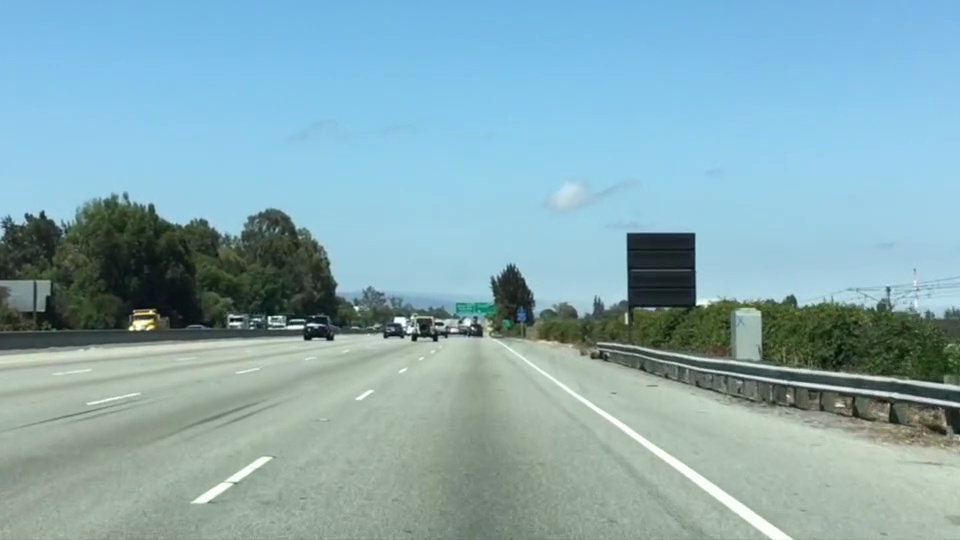
#> input picture images/test.jpg, 960 x 540 px
$ jupyter execute L4_ColorSelection.ipynb
#> lines starting #> are read from the running program, lines starting #| are printed output that depends on the picture; after the words box and inside, x2 and y2 are one past the last pixel; in counts of white or black regions, pixels touching at a corner belong together
# **Lesson4: Computer Vision Fundamentals**
## Color Selection
To get the white lane line I make the threshold array. The value of pixel which is less than the threshold will be rewrited to "0". So it will be turned to black color.

[cell 1]
import matplotlib.pyplot as plt
import matplotlib.image as mpimg
import numpy as np
import cv2

[cell 2]
img = mpimg.imread('images/test.jpg')
#> img is the input picture: shape (540, 960, 3); mean R, G, B 135.5, 171.1, 179.2
plt.imshow(img)
print("type: {}\ndimensions: {}".format(type(img), img.shape))
#| type: <class 'numpy.ndarray'>
#| dimensions: (540, 960, 3)

[cell 3]
ysize = img.shape[0]
#> ysize = 540
xsize = img.shape[1]
#> xsize = 960

color_select = np.copy(img)

[cell 4]
red_threshold = 200
green_threshold = 200
blue_threshold = 200
rgb_threshold = [red_threshold, green_threshold, blue_threshold]

[cell 5]
# Bit operation => the output value is 0 or 1.
color_thresholds = (img[:,:,0] < rgb_threshold[0]) \
                    | (img[:,:,1] < rgb_threshold[1]) \
                    | (img[:,:,2] < rgb_threshold[2])
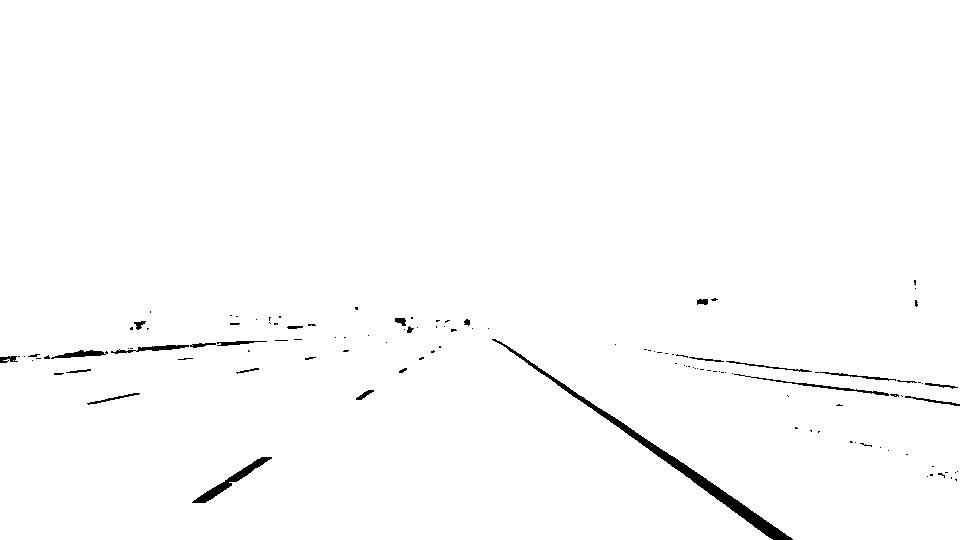
#> color_thresholds: shape (540, 960) bool; 98.9% white; 121 black regions (95 under 20 px), largest, box (x1, y1, x2, y2) and area: (492, 339, 793, 540) 2493, (192, 457, 272, 503) 624, (734, 374, 889, 396) 302

color_select[color_thresholds] = [0,0,0]

plt.imshow(color_select)
plt.show()

## Region Masking

[cell 6]
left_bottom = [0, ysize]
#> left_bottom = [0, 540]
right_bottom = [xsize, ysize]
#> right_bottom = [960, 540]
apex = [xsize/2, ysize*3/5]
#> apex = [480, 324]

fit_left = np.polyfit((left_bottom[0], apex[0]), (left_bottom[1], apex[1]), 1)
#> fit_left = [-0.45, 540]
fit_right = np.polyfit((right_bottom[0], apex[0]), (right_bottom[1], apex[1]), 1)
#> fit_right = [0.45, 108]
fit_bottom = np.polyfit((left_bottom[0], right_bottom[0]),(left_bottom[1], right_bottom[1]), 1)
#> fit_bottom = [-1.93e-16, 540]

[cell 7]
XX, YY = np.meshgrid(np.arange(0, xsize), np.arange(0, ysize))
region_thresholds = (YY > (XX*fit_left[0] + fit_left[1])) \
                    & (YY > (XX*fit_right[0] +fit_right[1])) \
                    & (YY < (XX*fit_bottom[0] + fit_bottom[1]))
color_select[region_thresholds] = [255, 0, 0]
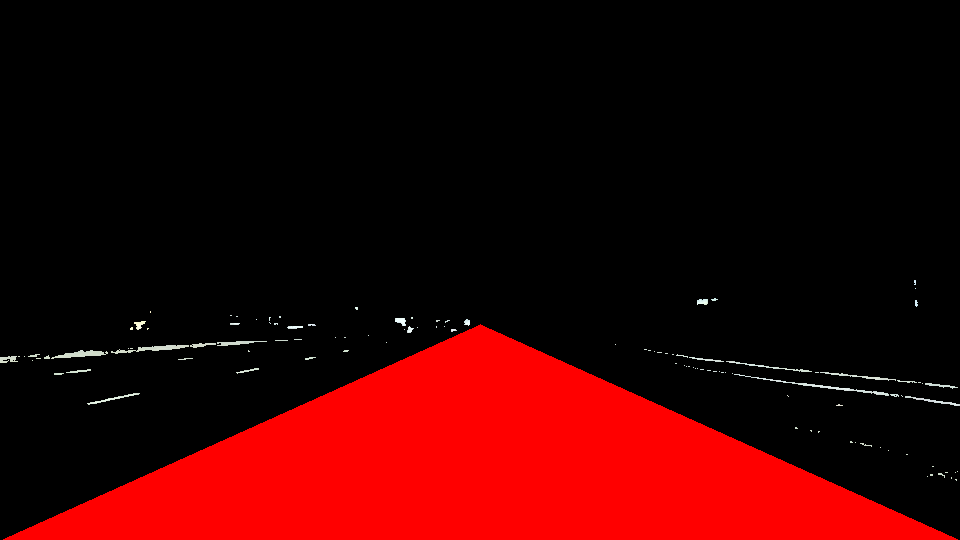
#> color_select: shape (540, 960, 3); mean R, G, B 51.8, 1.1, 1.1
plt.imshow(color_select)

## Combine Color Selection and  Region Masking

[cell 8]
line_image = np.copy(img)
line_image[~color_thresholds  & region_thresholds] = [255, 0, 0]
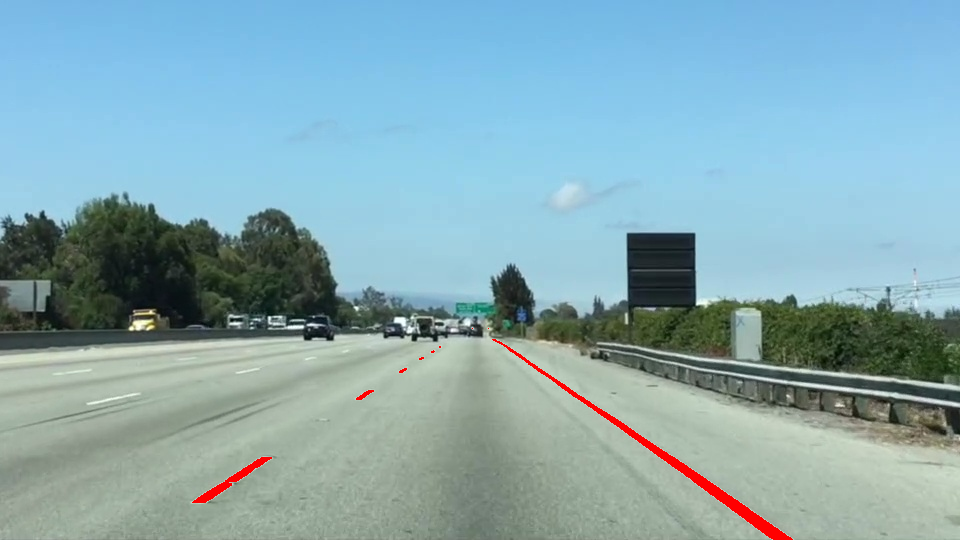
#> line_image: shape (540, 960, 3); 0.62% of pixels changed, all inside (x1, y1, x2, y2) = (192, 328, 793, 540)
plt.imshow(line_image)

## Canny Edge Detection

[cell 9]
image = mpimg.imread('images/exit-ramp.jpg')
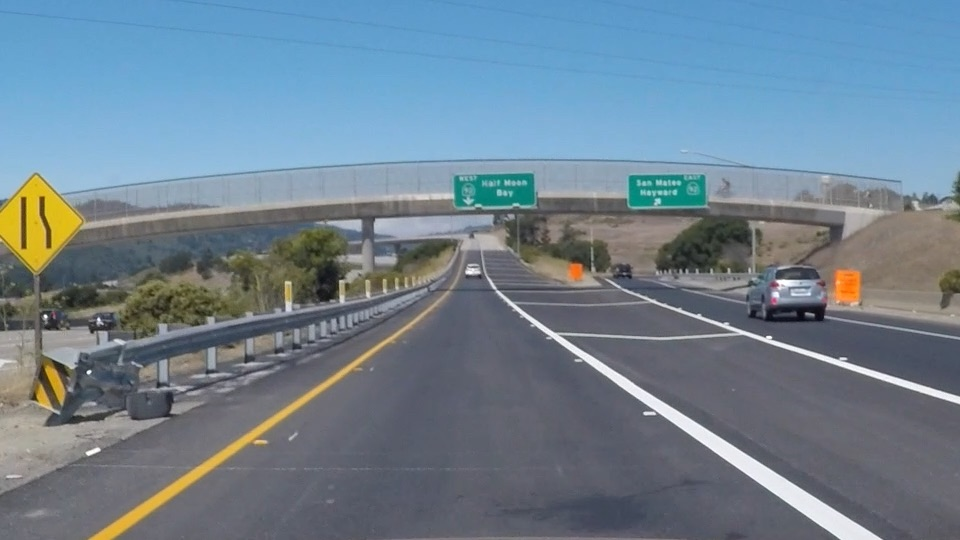
#> input picture images/exit-ramp.jpg, 960 x 540 px
#> image is the input picture: shape (540, 960, 3); mean R, G, B 111.3, 130.2, 144.4
plt.imshow(image)

[cell 10]
gray = cv2.cvtColor(image, cv2.COLOR_RGB2GRAY)
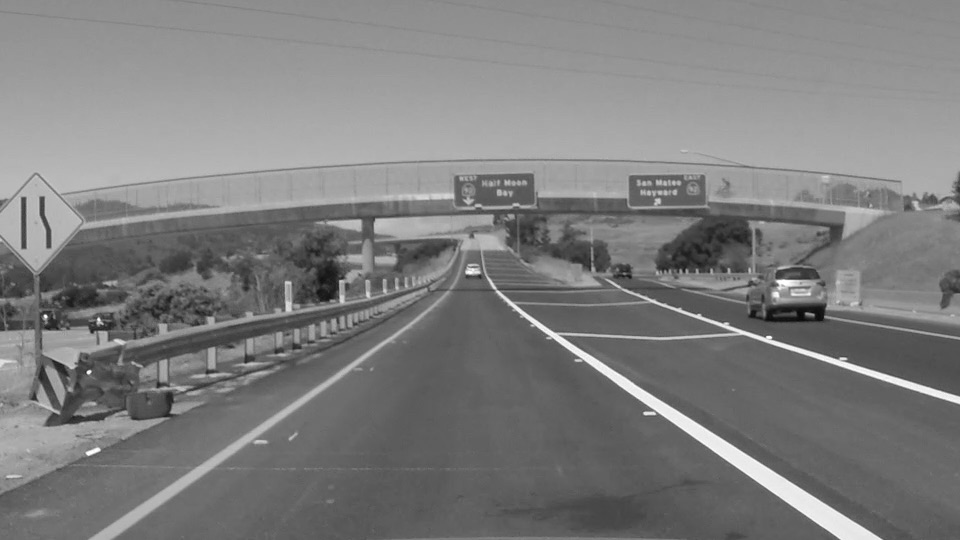
#> gray: shape (540, 960); min 7, max 255, mean 126.2
plt.imshow(gray, cmap='gray')

[cell 11]
kernel_size = 5
blur_gray = cv2.GaussianBlur(gray, (kernel_size, kernel_size), 0)

[cell 12]
low_threshold = 50
high_threshold = 150
edges = cv2.Canny(blur_gray, low_threshold, high_threshold)
#> edges: shape (540, 960); 3.8% white in thin lines or dots, all inside (x1, y1, x2, y2) = (0, 158, 960, 540)
plt.imshow(edges, cmap='Greys_r')

## Filter Out Noises

[cell 13]
# Helper function
def vertices(image):
    imshape = image.shape
    c_vertical = imshape[0]/2
    c_horizontal = imshape[1]/2
    return np.array([[(0,imshape[0]),(c_horizontal-20, c_vertical), (c_horizontal+20, c_vertical), (imshape[1],imshape[0])]], dtype=np.int32)

[cell 14]
# Create a masked edges image using cv2.fillPoly() to mask
mask = np.zeros_like(edges)
ignore_mask_color = 255

cv2.fillPoly(mask, vertices(image), ignore_mask_color)
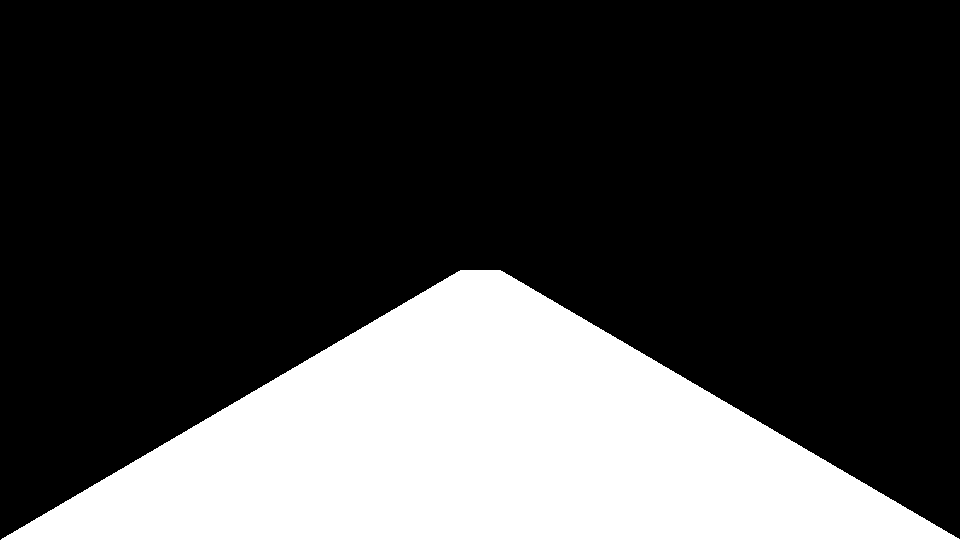
#> mask: shape (540, 960); 26.1% white; 1 white region, box (x1, y1, x2, y2) and area: (1, 270, 960, 540) 135190
masked_edges = cv2.bitwise_and(edges, mask)
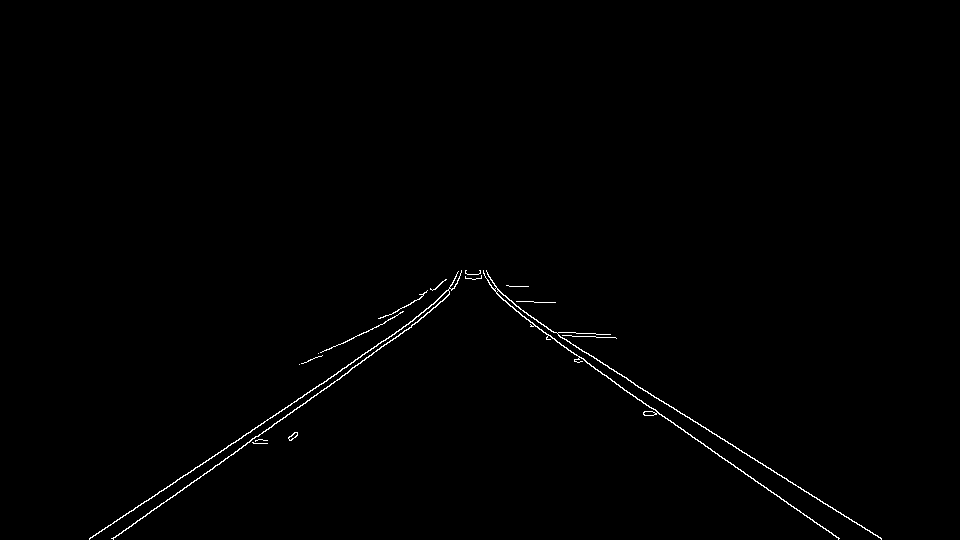
#> masked_edges: shape (540, 960); 0.6% white in thin lines or dots, all inside (x1, y1, x2, y2) = (89, 270, 882, 540)

plt.imshow(masked_edges)

Now eges are represented by **dots** by using Canny Edge Detection.
To find **lines** next I connect dots.
- First I need to adopt "a model of a line".
- Second I fit that model to the assortment of dots in my edge detected image.

The line model I use is **y = mx + b.**

## Hough Transform
##### Using Hough Transform to find lines from Canny Edges.
    Image Space(Canny Edges) :     a line is plotted as "x versus y". (y = mx + b)
    Parameter Space(Hough Space) : same line is represented by "m versus b" instead.

The Hough Transform is just a conversion from image space to Hough Space. **The point is take parameter from line model and put it into parameter space.** So, the characterization of a line in image space will be a single point at the position (m, b) in Hough space.

(Image captured from Udacity contents)

Now I have dots in my edge detected image(Canny Edge Detected Image). I can consider them as a line in Hough Space. And where many lines in Hough Space intersect means a collection of points that describe a line in image space.

##### Problem
I have a problem though with equasion of y = mx + b. Vertical lines have infinite slope in m-b representation.

So I need a new parametarization. I redefine the line in polar coordinates.
- ρ: the perpendicular distance of the line from the origin.
- θ: the angle the line away from the horizontal

(Image captured from Udacity contents)

##### Parameters of cv2.HoughLinesP function
To specify some parameters to say what kind of lines I want to detect
(i.e. long lines, short lines, bendy lines, dashed lines,...)
 - rho:	units of pixels
 - theta:	1 degree (units of radians)
 - threshold:	minimum number of votes
 - np.array([]):	 placeholder
 - min_line_length:	minimum line in pixels
 - max_line_gap:	maximum distance between sebments that will allow to be connected into a single line.

[cell 15]
rho = 1
theta = np.pi/180
threshold = 100
min_line_length = 30
max_line_gap = 5
line_image = np.copy(image) * 0 # creating a blank to draw lines on
#> line_image: shape (540, 960, 3); every value is 0

# Run Hough on edge detected image
# The output of HoughLinesP is an array containing the endpoints(x1,x2,y1,y2) of all line segments detected
lines = cv2.HoughLinesP(masked_edges, rho, theta, threshold, np.array([]),
                            min_line_length, max_line_gap)
#> lines = [[559, 336, 881, 538], [521, 315, 614, 381], [148, 500, 376, 346], [648, 405, 839, 538], [112, 538, 249, 442], [631, 382, 880, 538], [89, 539, 282, 409], [586, 362, 823, 528], [292, 412, 423, 317], [243, 446, 321, 390]]

[cell 16]
# Iterate over the output "lines" and draw lines on the blank
for line in lines:
    for x1, y1, x2, y2 in line:
        cv2.line(line_image, (x1,y1), (x2,y2), [255,0,0], 2)
#> this loop made 10 passes
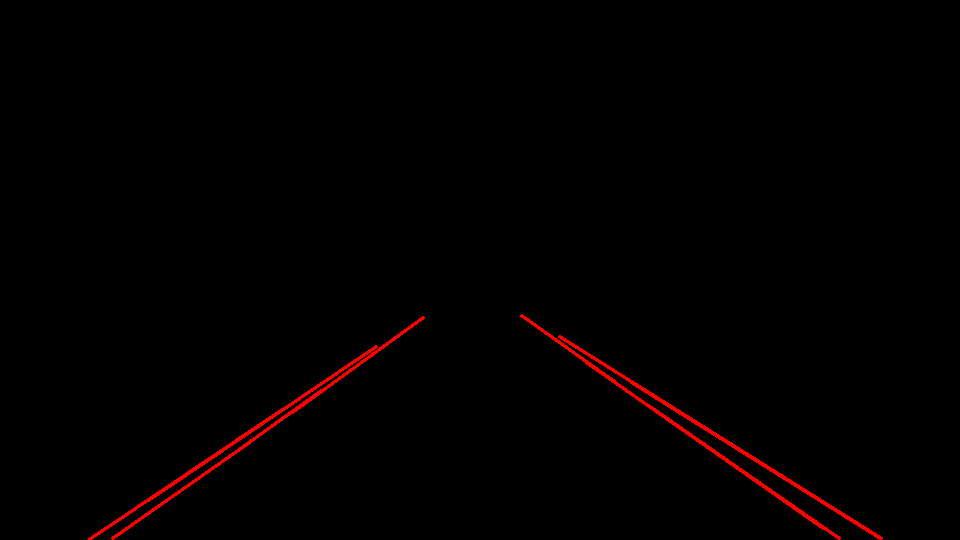
#> line_image: shape (540, 960, 3); mean R, G, B 2.7, 0, 0
plt.imshow(line_image)

## Combine filtered image and Hough lines

[cell 17]
color_edges = np.dstack((edges, edges, edges))
combo = cv2.addWeighted(color_edges, 0.8, line_image, 1, 0)
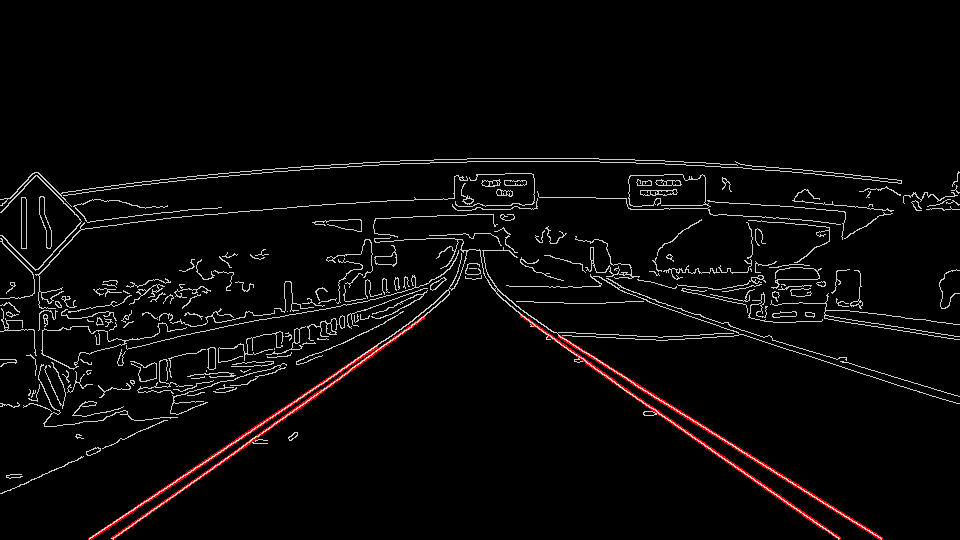
#> combo: shape (540, 960, 3); mean of channels 0, 1, 2 9.6, 7.8, 7.8; drawn as R, G, B
plt.imshow(combo)
